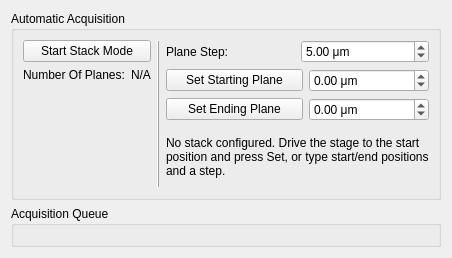
<?xml version="1.0" encoding="UTF-8"?>
<ui version="4.0">
 <class>StackPanel</class>
 <widget class="QWidget" name="stackPanel">
  <layout class="QVBoxLayout" name="verticalLayout_panel">
   <item>
    <widget class="QGroupBox" name="groupBox_18">
     <property name="sizePolicy">
      <sizepolicy hsizetype="Preferred" vsizetype="Fixed">
       <horstretch>0</horstretch>
       <verstretch>0</verstretch>
      </sizepolicy>
     </property>
     <property name="minimumSize">
      <size>
       <width>0</width>
       <height>126</height>
      </size>
     </property>
     <property name="title">
      <string>Automatic Acquisition</string>
     </property>
     <layout class="QHBoxLayout" name="horizontalLayout_9">
      <item>
       <layout class="QVBoxLayout" name="verticalLayout_13">
        <item>
         <widget class="QPushButton" name="pushButton_acqStartStackMode">
          <property name="sizePolicy">
           <sizepolicy hsizetype="Minimum" vsizetype="Fixed">
            <horstretch>0</horstretch>
            <verstretch>0</verstretch>
           </sizepolicy>
          </property>
          <property name="toolTip">
           <string>Start multiple images acquisition</string>
          </property>
          <property name="text">
           <string>Start Stack Mode</string>
          </property>
          <property name="shortcut">
           <string>Ctrl+K</string>
          </property>
         </widget>
        </item>
        <item>
         <layout class="QHBoxLayout" name="horizontalLayout_89">
          <property name="leftMargin">
           <number>0</number>
          </property>
          <property name="rightMargin">
           <number>0</number>
          </property>
          <item>
           <widget class="QLabel" name="label_41">
            <property name="sizePolicy">
             <sizepolicy hsizetype="Expanding" vsizetype="Preferred">
              <horstretch>0</horstretch>
              <verstretch>0</verstretch>
             </sizepolicy>
            </property>
            <property name="toolTip">
             <string>Number of planes of stack acquisition</string>
            </property>
            <property name="text">
             <string>Number Of Planes:</string>
            </property>
           </widget>
          </item>
          <item>
           <widget class="QLabel" name="label_acqNumberOfPlanes">
            <property name="sizePolicy">
             <sizepolicy hsizetype="Expanding" vsizetype="Fixed">
              <horstretch>0</horstretch>
              <verstretch>0</verstretch>
             </sizepolicy>
            </property>
            <property name="text">
             <string>N/A</string>
            </property>
           </widget>
          </item>
         </layout>
        </item>
        <item>
         <spacer name="verticalSpacer_7">
          <property name="orientation">
           <enum>Qt::Vertical</enum>
          </property>
          <property name="sizeHint" stdset="0">
           <size>
            <width>20</width>
            <height>1</height>
           </size>
          </property>
         </spacer>
        </item>
       </layout>
      </item>
      <item>
       <widget class="Line" name="line_6">
        <property name="frameShadow">
         <enum>QFrame::Raised</enum>
        </property>
        <property name="orientation">
         <enum>Qt::Vertical</enum>
        </property>
       </widget>
      </item>
      <item>
       <layout class="QVBoxLayout" name="verticalLayout_14">
        <item>
         <layout class="QHBoxLayout" name="horizontalLayout_88">
          <property name="leftMargin">
           <number>0</number>
          </property>
          <property name="rightMargin">
           <number>0</number>
          </property>
          <item>
           <widget class="QLabel" name="label_84">
            <property name="sizePolicy">
             <sizepolicy hsizetype="Expanding" vsizetype="Preferred">
              <horstretch>0</horstretch>
              <verstretch>0</verstretch>
             </sizepolicy>
            </property>
            <property name="toolTip">
             <string>The plane step for stack acquisition</string>
            </property>
            <property name="text">
             <string>Plane Step:</string>
            </property>
           </widget>
          </item>
          <item>
           <widget class="QDoubleSpinBox" name="doubleSpinBox_acqPlaneStepSize">
        <property name="toolTip">
         <string>Step between adjacent z-planes in the stack. Unit: the active unit (μm/mm). Valid range: &gt;0 (a zero step is rejected). Effect: smaller steps = finer z-resolution but more frames and a longer acquisition.</string>
        </property>
            <property name="sizePolicy">
             <sizepolicy hsizetype="Expanding" vsizetype="Fixed">
              <horstretch>0</horstretch>
              <verstretch>0</verstretch>
             </sizepolicy>
            </property>
            <property name="suffix">
             <string> μm</string>
            </property>
            <property name="decimals">
             <number>2</number>
            </property>
            <property name="minimum">
             <double>0.250000000000000</double>
            </property>
            <property name="maximum">
             <double>25.000000000000000</double>
            </property>
            <property name="singleStep">
             <double>0.250000000000000</double>
            </property>
            <property name="value">
             <double>5.000000000000000</double>
            </property>
           </widget>
          </item>
         </layout>
        </item>
        <item>
         <layout class="QHBoxLayout" name="horizontalLayout_90">
          <item>
           <widget class="QPushButton" name="pushButton_acqSetFirstPlane">
            <property name="sizePolicy">
             <sizepolicy hsizetype="Expanding" vsizetype="Fixed">
              <horstretch>0</horstretch>
              <verstretch>0</verstretch>
             </sizepolicy>
            </property>
            <property name="toolTip">
             <string>Set the current horizontal position as starting point for stack acquisition</string>
            </property>
            <property name="text">
             <string>Set Starting Plane</string>
            </property>
           </widget>
          </item>
          <item>
           <widget class="QDoubleSpinBox" name="doubleSpinBox_acqFirstPlane">
        <property name="toolTip">
         <string>Stack start position. Unit: the active unit (μm/mm). Set via the Set button (reads the current motor position) or type directly. Valid range: the stage travel limits (reject-and-beep if out of range).</string>
        </property>
            <property name="sizePolicy">
             <sizepolicy hsizetype="Minimum" vsizetype="Fixed">
              <horstretch>0</horstretch>
              <verstretch>0</verstretch>
             </sizepolicy>
            </property>
            <property name="minimumSize">
             <size>
              <width>120</width>
              <height>0</height>
             </size>
            </property>
            <property name="suffix">
             <string> μm</string>
            </property>
            <property name="decimals">
             <number>2</number>
            </property>
            <property name="minimum">
             <double>-100000.000000000000000</double>
            </property>
            <property name="maximum">
             <double>100000.000000000000000</double>
            </property>
           </widget>
          </item>
         </layout>
        </item>
        <item>
         <layout class="QHBoxLayout" name="horizontalLayout_91">
          <property name="spacing">
           <number>6</number>
          </property>
          <item>
           <widget class="QPushButton" name="pushButton_acqSetLastPlane">
            <property name="sizePolicy">
             <sizepolicy hsizetype="Expanding" vsizetype="Fixed">
              <horstretch>0</horstretch>
              <verstretch>0</verstretch>
             </sizepolicy>
            </property>
            <property name="toolTip">
             <string>Set the current horizontal position as ending point for stack acquisition</string>
            </property>
            <property name="text">
             <string>Set Ending Plane</string>
            </property>
           </widget>
          </item>
          <item>
           <widget class="QDoubleSpinBox" name="doubleSpinBox_acqLastPlane">
        <property name="toolTip">
         <string>Stack end position. Unit: the active unit (μm/mm). Set via the Set button (reads the current motor position) or type directly. Valid range: the stage travel limits (reject-and-beep if out of range).</string>
        </property>
            <property name="sizePolicy">
             <sizepolicy hsizetype="Minimum" vsizetype="Fixed">
              <horstretch>0</horstretch>
              <verstretch>0</verstretch>
             </sizepolicy>
            </property>
            <property name="minimumSize">
             <size>
              <width>120</width>
              <height>0</height>
             </size>
            </property>
            <property name="suffix">
             <string> μm</string>
            </property>
            <property name="decimals">
             <number>2</number>
            </property>
            <property name="minimum">
             <double>-100000.000000000000000</double>
            </property>
            <property name="maximum">
             <double>100000.000000000000000</double>
            </property>
           </widget>
          </item>
         </layout>
        </item>
        <item>
         <widget class="QLabel" name="label_stackPlanSummary">
          <property name="sizePolicy">
           <sizepolicy hsizetype="Expanding" vsizetype="Fixed">
            <horstretch>0</horstretch>
            <verstretch>0</verstretch>
           </sizepolicy>
          </property>
          <property name="minimumSize">
           <size>
            <width>0</width>
            <height>60</height>
           </size>
          </property>
          <property name="text">
           <string>No stack configured. Drive the stage to the start position and press Set, or type start/end positions and a step.</string>
          </property>
          <property name="wordWrap">
           <bool>true</bool>
          </property>
         </widget>
        </item>
        <item>
         <spacer name="verticalSpacer_9">
          <property name="orientation">
           <enum>Qt::Vertical</enum>
          </property>
          <property name="sizeHint" stdset="0">
           <size>
            <width>20</width>
            <height>1</height>
           </size>
          </property>
         </spacer>
        </item>
       </layout>
      </item>
     </layout>
    </widget>
   </item>
   <item>
    <widget class="QGroupBox" name="groupBox_acquisitionQueue">
     <property name="title">
      <string>Acquisition Queue</string>
     </property>
     <layout class="QVBoxLayout" name="verticalLayout_acquisitionQueue"/>
    </widget>
   </item>
  </layout>
 </widget>
 <resources/>
 <connections/>
</ui>
